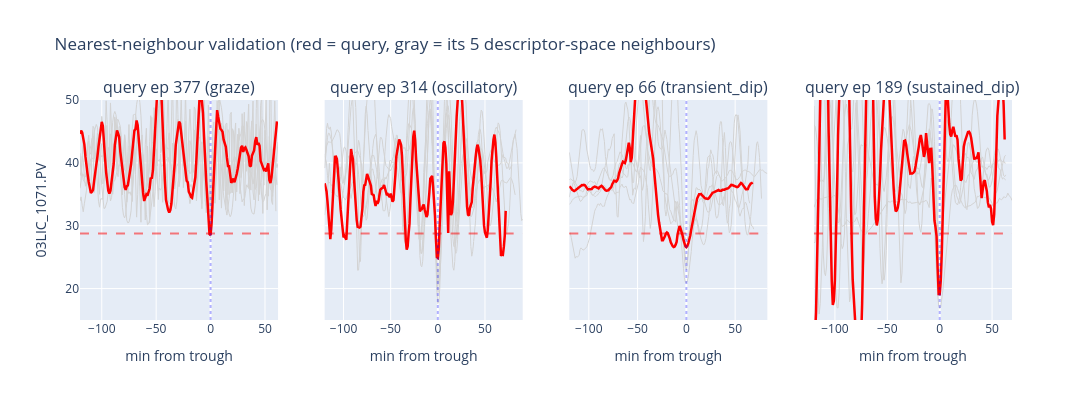

Source (notebook cell):
### Code cell
# Visual proof: overlay each query (bold red) with its 5 nearest neighbours (gray)
fig = make_subplots(rows=1, cols=len(query_cids), shared_yaxes=True,
                    subplot_titles=[f'query ep {qc} ({desc.loc[desc.cluster_id==qc,"character"].iloc[0]})'
                                    for qc in query_cids])

for col, qc in enumerate(query_cids, start=1):
    nbrs = neighbors(qc, k=5)
    for ncid in nbrs['cluster_id']:
        s = aligned_pv(int(ncid))
        if s is not None and not s.empty:
            fig.add_trace(go.Scatter(x=s.index, y=s.values, mode='lines',
                                     line=dict(color='lightgray', width=1),
                                     showlegend=False, hoverinfo='skip'), row=1, col=col)
    sq = aligned_pv(qc)
    if sq is not None and not sq.empty:
        fig.add_trace(go.Scatter(x=sq.index, y=sq.values, mode='lines',
                                 line=dict(color='red', width=2.5),
                                 showlegend=False), row=1, col=col)
    fig.add_hline(y=ALARM_THRESHOLD, line_dash='dash', line_color='red', opacity=0.5, row=1, col=col)
    fig.add_vline(x=0, line_dash='dot', line_color='blue', opacity=0.3, row=1, col=col)

fig.update_yaxes(range=[15, 50], title_text='03LIC_1071.PV', row=1, col=1)
fig.update_xaxes(title_text='min from trough')
fig.update_layout(height=400, width=1400,
                  title_text='Nearest-neighbour validation (red = query, gray = its 5 descriptor-space neighbours)')
fig.show()
fig.write_html(os.path.join(OUT_DIR, 'similarity_neighbours.html'))
print(f'Saved -> {OUT_DIR}/similarity_neighbours.html')

### Figure 1 — Plotly figure (JSON) as saved in the notebook; plotly's stock layout.template omitted (floating-point values rounded to 4 significant figures; data arrays with more than 128 entries replaced by an {"elided": "..."} marker saying what was removed)
{"data": [{"hoverinfo": "skip", "line": {"color": "lightgray", "width": 1}, "mode": "lines", "showlegend": false, "type": "scatter", "x": {"elided": "183 int values"}, "xaxis": "x", "y": {"elided": "183 float values"}, "yaxis": "y"}, {"hoverinfo": "skip", "line": {"color": "lightgray", "width": 1}, "mode": "lines", "showlegend": false, "type": "scatter", "x": {"elided": "181 int values"}, "xaxis": "x", "y": {"elided": "181 float values"}, "yaxis": "y"}, {"hoverinfo": "skip", "line": {"color": "lightgray", "width": 1}, "mode": "lines", "showlegend": false, "type": "scatter", "x": {"elided": "181 int values"}, "xaxis": "x", "y": {"elided": "181 float values"}, "yaxis": "y"}, {"hoverinfo": "skip", "line": {"color": "lightgray", "width": 1}, "mode": "lines", "showlegend": false, "type": "scatter", "x": {"elided": "183 int values"}, "xaxis": "x", "y": {"elided": "183 float values"}, "yaxis": "y"}, {"hoverinfo": "skip", "line": {"color": "lightgray", "width": 1}, "mode": "lines", "showlegend": false, "type": "scatter", "x": {"elided": "182 int values"}, "xaxis": "x", "y": {"elided": "182 float values"}, "yaxis": "y"}, {"line": {"color": "red", "width": 2.5}, "mode": "lines", "showlegend": false, "type": "scatter", "x": {"elided": "182 int values"}, "xaxis": "x", "y": {"elided": "182 float values"}, "yaxis": "y"}, {"hoverinfo": "skip", "line": {"color": "lightgray", "width": 1}, "mode": "lines", "showlegend": false, "type": "scatter", "x": {"elided": "200 int values"}, "xaxis": "x2", "y": {"elided": "200 float values"}, "yaxis": "y2"}, {"hoverinfo": "skip", "line": {"color": "lightgray", "width": 1}, "mode": "lines", "showlegend": false, "type": "scatter", "x": {"elided": "177 int values"}, "xaxis": "x2", "y": {"elided": "177 float values"}, "yaxis": "y2"}, {"hoverinfo": "skip", "line": {"color": "lightgray", "width": 1}, "mode": "lines", "showlegend": false, "type": "scatter", "x": {"elided": "204 int values"}, "xaxis": "x2", "y": {"elided": "204 float values"}, "yaxis": "y2"}, {"hoverinfo": "skip", "line": {"color": "lightgray", "width": 1}, "mode": "lines", "showlegend": false, "type": "scatter", "x": {"elided": "211 int values"}, "xaxis": "x2", "y": {"elided": "211 float values"}, "yaxis": "y2"}, {"hoverinfo": "skip", "line": {"color": "lightgray", "width": 1}, "mode": "lines", "showlegend": false, "type": "scatter", "x": {"elided": "203 int values"}, "xaxis": "x2", "y": {"elided": "203 float values"}, "yaxis": "y2"}, {"line": {"color": "red", "width": 2.5}, "mode": "lines", "showlegend": false, "type": "scatter", "x": {"elided": "193 int values"}, "xaxis": "x2", "y": {"elided": "193 float values"}, "yaxis": "y2"}, {"hoverinfo": "skip", "line": {"color": "lightgray", "width": 1}, "mode": "lines", "showlegend": false, "type": "scatter", "x": {"elided": "186 int values"}, "xaxis": "x3", "y": {"elided": "186 float values"}, "yaxis": "y3"}, {"hoverinfo": "skip", "line": {"color": "lightgray", "width": 1}, "mode": "lines", "showlegend": false, "type": "scatter", "x": {"elided": "204 int values"}, "xaxis": "x3", "y": {"elided": "204 float values"}, "yaxis": "y3"}, {"hoverinfo": "skip", "line": {"color": "lightgray", "width": 1}, "mode": "lines", "showlegend": false, "type": "scatter", "x": {"elided": "198 int values"}, "xaxis": "x3", "y": {"elided": "198 float values"}, "yaxis": "y3"}, {"hoverinfo": "skip", "line": {"color": "lightgray", "width": 1}, "mode": "lines", "showlegend": false, "type": "scatter", "x": {"elided": "185 int values"}, "xaxis": "x3", "y": {"elided": "185 float values"}, "yaxis": "y3"}, {"hoverinfo": "skip", "line": {"color": "lightgray", "width": 1}, "mode": "lines", "showlegend": false, "type": "scatter", "x": {"elided": "190 int values"}, "xaxis": "x3", "y": {"elided": "190 float values"}, "yaxis": "y3"}, {"line": {"color": "red", "width": 2.5}, "mode": "lines", "showlegend": false, "type": "scatter", "x": {"elided": "189 int values"}, "xaxis": "x3", "y": {"elided": "189 float values"}, "yaxis": "y3"}, {"hoverinfo": "skip", "line": {"color": "lightgray", "width": 1}, "mode": "lines", "showlegend": false, "type": "scatter", "x": {"elided": "184 int values"}, "xaxis": "x4", "y": {"elided": "184 float values"}, "yaxis": "y4"}, {"hoverinfo": "skip", "line": {"color": "lightgray", "width": 1}, "mode": "lines", "showlegend": false, "type": "scatter", "x": {"elided": "184 int values"}, "xaxis": "x4", "y": {"elided": "184 float values"}, "yaxis": "y4"}, {"hoverinfo": "skip", "line": {"color": "lightgray", "width": 1}, "mode": "lines", "showlegend": false, "type": "scatter", "x": {"elided": "190 int values"}, "xaxis": "x4", "y": {"elided": "190 float values"}, "yaxis": "y4"}, {"hoverinfo": "skip", "line": {"color": "lightgray", "width": 1}, "mode": "lines", "showlegend": false, "type": "scatter", "x": {"elided": "184 int values"}, "xaxis": "x4", "y": {"elided": "184 float values"}, "yaxis": "y4"}, {"hoverinfo": "skip", "line": {"color": "lightgray", "width": 1}, "mode": "lines", "showlegend": false, "type": "scatter", "x": {"elided": "184 int values"}, "xaxis": "x4", "y": {"elided": "184 float values"}, "yaxis": "y4"}, {"line": {"color": "red", "width": 2.5}, "mode": "lines", "showlegend": false, "type": "scatter", "x": {"elided": "183 int values"}, "xaxis": "x4", "y": {"elided": "183 float values"}, "yaxis": "y4"}], "layout": {"annotations": [{"font": {"size": 16}, "showarrow": false, "text": "query ep 377 (graze)", "x": 0.1062, "xanchor": "center", "xref": "paper", "y": 1, "yanchor": "bottom", "yref": "paper"}, {"font": {"size": 16}, "showarrow": false, "text": "query ep 314 (oscillatory)", "x": 0.3688, "xanchor": "center", "xref": "paper", "y": 1, "yanchor": "bottom", "yref": "paper"}, {"font": {"size": 16}, "showarrow": false, "text": "query ep 66 (transient_dip)", "x": 0.6313, "xanchor": "center", "xref": "paper", "y": 1, "yanchor": "bottom", "yref": "paper"}, {"font": {"size": 16}, "showarrow": false, "text": "query ep 189 (sustained_dip)", "x": 0.8938, "xanchor": "center", "xref": "paper", "y": 1, "yanchor": "bottom", "yref": "paper"}], "height": 400, "shapes": [{"line": {"color": "red", "dash": "dash"}, "opacity": 0.5, "type": "line", "x0": 0, "x1": 1, "xref": "x domain", "y0": 28.75, "y1": 28.75, "yref": "y"}, {"line": {"color": "blue", "dash": "dot"}, "opacity": 0.3, "type": "line", "x0": 0, "x1": 0, "xref": "x", "y0": 0, "y1": 1, "yref": "y domain"}, {"line": {"color": "red", "dash": "dash"}, "opacity": 0.5, "type": "line", "x0": 0, "x1": 1, "xref": "x2 domain", "y0": 28.75, "y1": 28.75, "yref": "y2"}, {"line": {"color": "blue", "dash": "dot"}, "opacity": 0.3, "type": "line", "x0": 0, "x1": 0, "xref": "x2", "y0": 0, "y1": 1, "yref": "y2 domain"}, {"line": {"color": "red", "dash": "dash"}, "opacity": 0.5, "type": "line", "x0": 0, "x1": 1, "xref": "x3 domain", "y0": 28.75, "y1": 28.75, "yref": "y3"}, {"line": {"color": "blue", "dash": "dot"}, "opacity": 0.3, "type": "line", "x0": 0, "x1": 0, "xref": "x3", "y0": 0, "y1": 1, "yref": "y3 domain"}, {"line": {"color": "red", "dash": "dash"}, "opacity": 0.5, "type": "line", "x0": 0, "x1": 1, "xref": "x4 domain", "y0": 28.75, "y1": 28.75, "yref": "y4"}, {"line": {"color": "blue", "dash": "dot"}, "opacity": 0.3, "type": "line", "x0": 0, "x1": 0, "xref": "x4", "y0": 0, "y1": 1, "yref": "y4 domain"}], "title": {"text": "Nearest-neighbour validation (red = query, gray = its 5 descriptor-space neighbours)"}, "width": 1400, "xaxis": {"anchor": "y", "domain": [0, 0.2125], "title": {"text": "min from trough"}}, "xaxis2": {"anchor": "y2", "domain": [0.2625, 0.475], "title": {"text": "min from trough"}}, "xaxis3": {"anchor": "y3", "domain": [0.525, 0.7375], "title": {"text": "min from trough"}}, "xaxis4": {"anchor": "y4", "domain": [0.7875, 1], "title": {"text": "min from trough"}}, "yaxis": {"anchor": "x", "domain": [0, 1], "range": [15, 50], "title": {"text": "03LIC_1071.PV"}}, "yaxis2": {"anchor": "x2", "domain": [0, 1], "matches": "y", "showticklabels": false}, "yaxis3": {"anchor": "x3", "domain": [0, 1], "matches": "y", "showticklabels": false}, "yaxis4": {"anchor": "x4", "domain": [0, 1], "matches": "y", "showticklabels": false}}}
